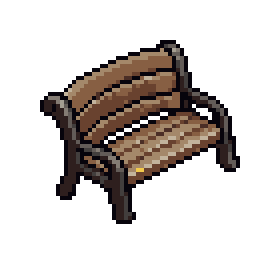
#> input picture art/props/pixellab-2026-10-21/bench_03.png, 64 x 64 px (shown 4 times larger); its folder holds 3 pictures in this run
$ python export_props.py
#> lines starting #> are read from the running program, lines starting #| are printed output that depends on the picture; pictures that were not available may be replaced by others from this repository, and a replacement may not be noted
"""Copy picked PixelLab props into Unity, trimmed so the sprite's bottom edge = where it stands.

Run from the repo root:
    uv run --no-project --with pillow python art/props/export_props.py

- PixelLab objects have 5–10 empty rows under the object; the importer puts the pivot at
  bottom center, so those rows would make props float. Only the bottom is trimmed (width
  stays, so the object stays centered on its pivot).
- Also writes blob_shadow.png: a soft-edged pixel ellipse laid flat under props.
- Rotated furniture (PixelLab "Expand to 8" on the front-view object, 2026-10-22):
  pixellab-2026-10-22-rotations/<name>/<direction>.png → <name>_<direction>.png for the
  east-side + back directions (west-side = flipped in the map JSON, `"flip": true`).
  The front view keeps using the original pick above (same art; the 8-rotation canvas is 68px).
  Expand ignores the palette the front view was made with (rotations come out redder), so every
  rotation is snapped to the colors of its own front view → it reads as the same piece.
  Expand sometimes turns a direction the wrong way (bookshelf_potion's south-east faces
  down-left); those images are listed in MIRRORED and flipped back here.
"""

from pathlib import Path

from PIL import Image, ImageOps

HERE = Path(__file__).parent
ROOT = HERE.parents[1]
OUT = ROOT / "unity/Assets/_Project/Sprites/Environment/Props"

# source (relative to this folder, no .png) → Unity name
PICKS = {
    "pixellab-2026-10-21/bench_03": "bench_plain",
    "pixellab-2026-10-21/bench_06": "bench_double",
    "pixellab-2026-10-21/bench_07": "bench_iron",
    "pixellab-2026-10-21/bench_14": "bench_arch",
    "pixellab-2026-10-21/tree_07": "tree_round",
    "pixellab-2026-10-21/tree_12": "tree_blossom",
    "pixellab-2026-10-21/tree_15": "tree_round_b",
    "pixellab-2026-10-21/tree_16": "tree_twin",
    # wizard guild office (first indoor map); seats + desks are front-view (-front) so a
    # character facing the camera reads as sitting on them
    "pixellab-2026-10-21-office-front/wooden_writing_desk": "desk_quill",
    "pixellab-2026-10-21-office-front/dark_wooden_desk_wit": "desk_spellbook",
    "pixellab-2026-10-21-office-front/oak_desk_with_green": "desk_crystal",
    "pixellab-2026-10-21-office-front/simple_wooden_chair": "chair_cushion",
    "pixellab-2026-10-21-office-front/high_backed_carved_w": "chair_high",
    "pixellab-2026-10-21-office/tall_wooden_bookshelf_full_of": "bookshelf",
    "pixellab-2026-10-21-office/bookshelf_with_potion_bottles": "bookshelf_potion",
    "pixellab-2026-10-21-office/stone_fireplace_with_warm_glow": "fireplace",
    "pixellab-2026-10-21-office-front/cozy_burgundy_velvet": "sofa",
    "pixellab-2026-10-21-office-front/plump_brown_leather": "armchair",
    "pixellab-2026-10-21-office-front/small_round_wooden_t": "tea_table",
    "pixellab-2026-10-21-office/large_potted_leafy_plant_in_cl": "plant_pot",
    "pixellab-2026-10-21-office/tall_iron_standing_candelabra": "candelabra",
    "pixellab-2026-10-21-office/wooden_owl_perch_stand_with_a": "owl_perch",
    "pixellab-2026-10-21-office/brass_globe_on_wooden_stand": "globe",
    "pixellab-2026-10-21-office/wooden_notice_board_with_pinne": "notice_board",
    # outdoor street lamps (Create Object Pro, 128px, no style ref/palette; 2026-10-23). Flame ≈ 2.7 units up
    "pixellab-2026-10-23-lamps/street_lamp_iron": "street_lamp",
    "pixellab-2026-10-23-lamps/street_lamp_vine": "street_lamp_vine",
}

ROTATIONS_DIR = "pixellab-2026-10-22-rotations"
# PixelLab direction → our suffix (the way the furniture faces = the way someone sitting on it looks)
ROTATION_SUFFIXES = {"south-east": "southeast", "east": "east", "north-east": "northeast", "north": "north"}
# (name, PixelLab direction) images that PixelLab drew facing the mirrored way
MIRRORED = {("bookshelf_potion", "south-east")}

SHADOW_SIZE = (32, 16)  # px → 1 × 0.5 units at 32 PPU
SHADOW_COLOR = (0x07, 0x04, 0x0C)  # palette outline color
SHADOW_ALPHA = (110, 70)  # inner ellipse, outer ring


def blob_shadow() -> Image.Image:
    w, h = SHADOW_SIZE
    im = Image.new("RGBA", (w, h))
    for y in range(h):
        for x in range(w):
            # normalized distance from the center of the ellipse (pixel centers)
            d = ((x + 0.5 - w / 2) / (w / 2)) ** 2 + ((y + 0.5 - h / 2) / (h / 2)) ** 2
            if d <= 0.55:
                im.putpixel((x, y), (*SHADOW_COLOR, SHADOW_ALPHA[0]))
            elif d <= 1.0:
                im.putpixel((x, y), (*SHADOW_COLOR, SHADOW_ALPHA[1]))
    return im


def snap_to_colors(im: Image.Image, reference: Image.Image) -> Image.Image:
    """Each opaque pixel → the nearest (weighted RGB) color used in reference."""
    colors = sorted({c for _, c in reference.getcolors(1 << 16) if c[3] > 0})
    cache: dict[tuple, tuple] = {}

    def nearest(c: tuple) -> tuple:
        if c not in cache:
            cache[c] = min(
                colors,
                key=lambda p: 2 * (p[0] - c[0]) ** 2 + 4 * (p[1] - c[1]) ** 2 + 3 * (p[2] - c[2]) ** 2,
            )
        return cache[c]

    out = im.copy()
    pixels = out.load()
    for y in range(out.height):
        for x in range(out.width):
            c = pixels[x, y]
            if c[3] > 0:
                pixels[x, y] = (*nearest(c)[:3], 255)
    return out


def export(src: Path, name: str, reference: Path | None = None, mirror: bool = False) -> None:
#> called with name = 'bench_plain', mirror = False
    im = Image.open(src).convert("RGBA")
#> im is the input picture: PIL image 64x64 RGBA; mean R, G, B, A 30.1, 21.8, 24.1, 76
    if mirror:
        im = ImageOps.mirror(im)
    if reference is not None:
        im = snap_to_colors(im, Image.open(reference).convert("RGBA"))
    bbox = im.getchannel("A").getbbox()
#> bbox = (10, 10, 60, 56)
    if bbox is None:
        raise SystemExit(f"{src} is empty")
    im.crop((0, 0, im.width, bbox[3])).save(OUT / f"{name}.png")
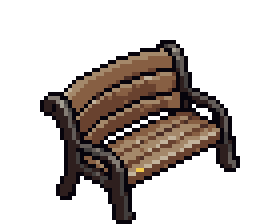
#> saved as bench_plain.png: PIL image 64x56 RGBA (shown 4 times larger); mean R, G, B, A 33.3, 24.3, 25.9, 86.8; transparent parts drawn white


def main() -> None:
    OUT.mkdir(parents=True, exist_ok=True)
    for src, name in PICKS.items():
        export(HERE / f"{src}.png", name)
#> pass 2 of the loop in main, `for src, name in PICKS.items():`:
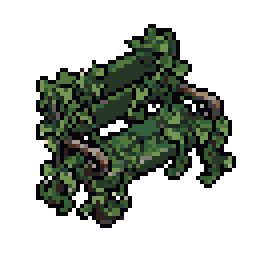
#> input picture art/props/pixellab-2026-10-21/bench_01.png, 64 x 64 px, given in place of bench_06.png, which was not available (shown 4 times larger)
#> in export, im is the input picture: PIL image 64x64 RGBA; mean R, G, B, A 21.1, 24.8, 22.7, 95.1
#> bbox = (9, 6, 59, 57)
#> in export (call 2), `im.crop((0, 0, im.width, bbox[3])).save(OUT / f"{name}.png")`:
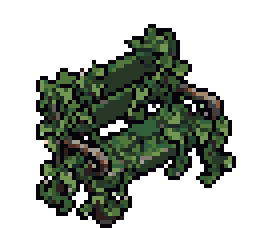
#> saved as bench_double.png: PIL image 64x57 RGBA (shown 4 times larger); mean R, G, B, A 22.9, 27.4, 24, 106.7; transparent parts drawn white
#> pass 3 of the loop in main, `for src, name in PICKS.items():`:
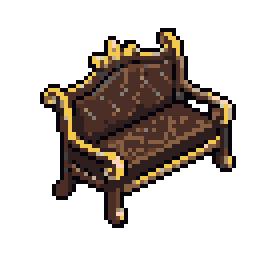
#> input picture art/props/pixellab-2026-10-21/bench_02.png, 64 x 64 px, given in place of bench_07.png, which was not available (shown 4 times larger)
#> in export, im is the input picture: PIL image 64x64 RGBA; mean R, G, B, A 32.4, 22.8, 22.7, 85.7
#> bbox = (10, 7, 59, 57)
#> in export (call 3), `im.crop((0, 0, im.width, bbox[3])).save(OUT / f"{name}.png")`:
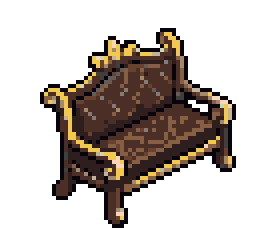
#> saved as bench_iron.png: PIL image 64x57 RGBA (shown 4 times larger); mean R, G, B, A 35.5, 25.2, 24, 96.3; transparent parts drawn white
#> the loop made 5 passes; the first 3 are shown
    rotated = 0
    for folder in sorted((HERE / ROTATIONS_DIR).iterdir()):
        for direction, suffix in ROTATION_SUFFIXES.items():
            path = folder / f"{direction}.png"
            if path.exists():
                mirror = (folder.name, direction) in MIRRORED
                export(path, f"{folder.name}_{suffix}", reference=folder / "south.png", mirror=mirror)
                rotated += 1
    blob_shadow().save(OUT / "blob_shadow.png")
    print(f"{len(PICKS)} props + {rotated} rotated + blob_shadow → {OUT.relative_to(ROOT)}")


if __name__ == "__main__":
#> (the run stopped early here; a loop or call above may not have finished)
